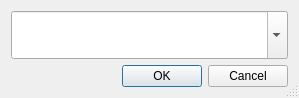
<?xml version="1.0" encoding="UTF-8"?>
<ui version="4.0">
 <class>DefectQuestion</class>
 <widget class="QDialog" name="DefectQuestion">
  <property name="geometry">
   <rect>
    <x>0</x>
    <y>0</y>
    <width>299</width>
    <height>98</height>
   </rect>
  </property>
  <property name="windowTitle">
   <string/>
  </property>
  <property name="sizeGripEnabled">
   <bool>true</bool>
  </property>
  <property name="modal">
   <bool>true</bool>
  </property>
  <layout class="QVBoxLayout" name="verticalLayout">
   <item>
    <widget class="QComboBox" name="comboBox">
     <property name="sizePolicy">
      <sizepolicy hsizetype="Preferred" vsizetype="Preferred">
       <horstretch>0</horstretch>
       <verstretch>0</verstretch>
      </sizepolicy>
     </property>
     <property name="editable">
      <bool>true</bool>
     </property>
     <property name="currentIndex">
      <number>-1</number>
     </property>
     <item>
      <property name="text">
       <string>Разрушение борта и боковины</string>
      </property>
     </item>
     <item>
      <property name="text">
       <string>Разрыв каркаса и брекера по беговой</string>
      </property>
     </item>
     <item>
      <property name="text">
       <string>Отрыв бортового кольца</string>
      </property>
     </item>
    </widget>
   </item>
   <item>
    <widget class="QDialogButtonBox" name="buttonBox">
     <property name="orientation">
      <enum>Qt::Horizontal</enum>
     </property>
     <property name="standardButtons">
      <set>QDialogButtonBox::Cancel|QDialogButtonBox::Ok</set>
     </property>
    </widget>
   </item>
  </layout>
 </widget>
 <resources/>
 <connections>
  <connection>
   <sender>buttonBox</sender>
   <signal>accepted()</signal>
   <receiver>DefectQuestion</receiver>
   <slot>accept()</slot>
   <hints>
    <hint type="sourcelabel">
     <x>248</x>
     <y>254</y>
    </hint>
    <hint type="destinationlabel">
     <x>157</x>
     <y>274</y>
    </hint>
   </hints>
  </connection>
  <connection>
   <sender>buttonBox</sender>
   <signal>rejected()</signal>
   <receiver>DefectQuestion</receiver>
   <slot>reject()</slot>
   <hints>
    <hint type="sourcelabel">
     <x>316</x>
     <y>260</y>
    </hint>
    <hint type="destinationlabel">
     <x>286</x>
     <y>274</y>
    </hint>
   </hints>
  </connection>
 </connections>
</ui>
